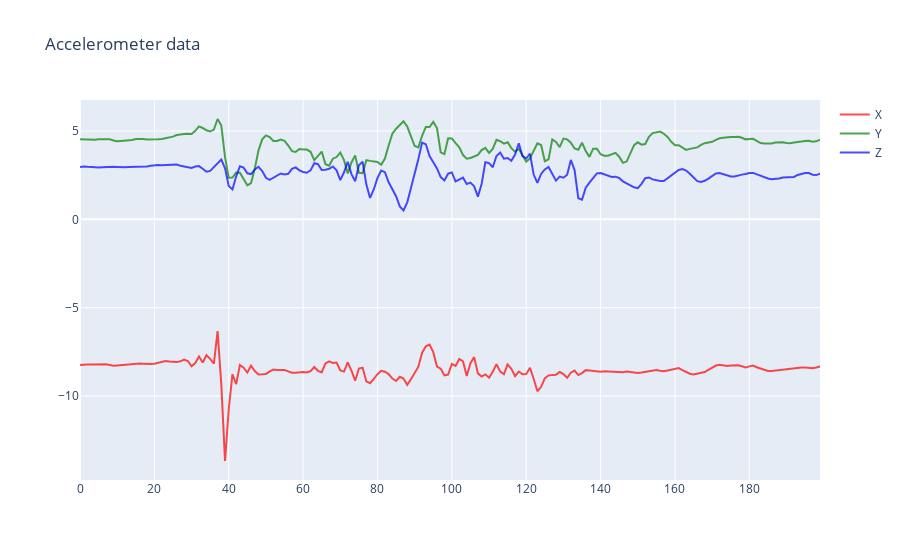

Source (notebook cell):
### Code cell
plot_accelerometer_data(stretched_data)

### Figure 1 — Plotly figure (JSON) as saved in the notebook; plotly's stock layout.template omitted (floating-point values rounded to 4 significant figures; data arrays with more than 128 entries replaced by an {"elided": "..."} marker saying what was removed)
{"data": [{"line": {"color": "red"}, "mode": "lines", "name": "X", "opacity": 0.7, "type": "scatter", "x": {"elided": "200 int values"}, "y": {"elided": "200 float values"}}, {"line": {"color": "green"}, "mode": "lines", "name": "Y", "opacity": 0.7, "type": "scatter", "x": {"elided": "200 int values"}, "y": {"elided": "200 float values"}}, {"line": {"color": "blue"}, "mode": "lines", "name": "Z", "opacity": 0.7, "type": "scatter", "x": {"elided": "200 int values"}, "y": {"elided": "200 float values"}}], "layout": {"autosize": true, "title": {"text": "Accelerometer data"}, "xaxis": {"autorange": true, "range": [0, 199], "type": "linear"}, "yaxis": {"autorange": true, "range": [-14.76, 6.753], "type": "linear"}}}
